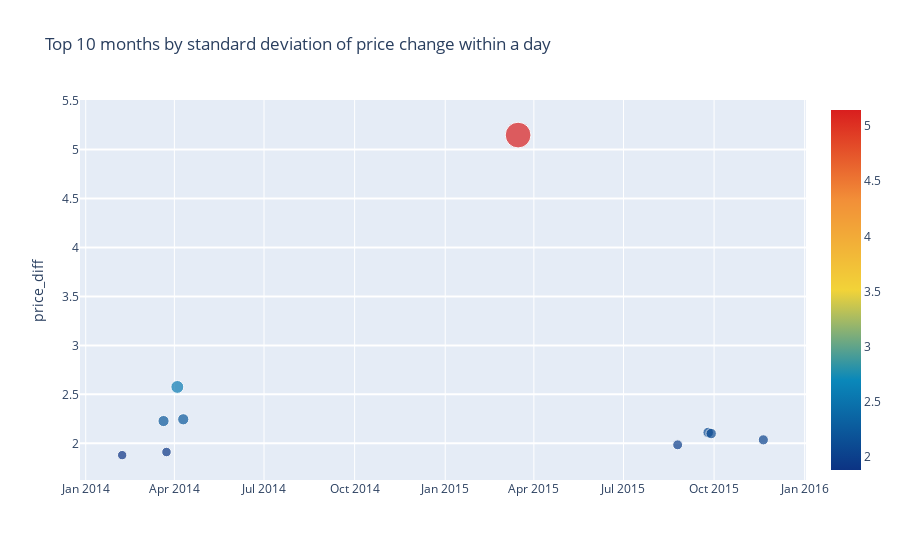

The notebook cell this image was saved under:
### Code cell
market_train_df['price_diff'] = market_train_df['close'] - market_train_df['open']
grouped = market_train_df.groupby(['time']).agg({'price_diff': ['std', 'min']}).reset_index()
g = grouped.sort_values(('price_diff', 'std'), ascending=False)[:10]
g['min_text'] = 'Maximum price drop: ' + (-1 * np.round(g['price_diff']['min'], 2)).astype(str)
trace = go.Scatter(
    x = g['time'].dt.strftime(date_format='%Y-%m-%d').values,
    y = g['price_diff']['std'].values,
    mode='markers',
    marker=dict(
        size = g['price_diff']['std'].values * 5,
        color = g['price_diff']['std'].values,
        colorscale='Portland',
        showscale=True
    ),
    text = g['min_text'].values
    #text = f"Maximum price drop: {g['price_diff']['min'].values}"
    #g['time'].dt.strftime(date_format='%Y-%m-%d').values
)
data = [trace]

layout= go.Layout(
    autosize= True,
    title= 'Top 10 months by standard deviation of price change within a day',
    hovermode= 'closest',
    yaxis=dict(
        title= 'price_diff',
        ticklen= 5,
        gridwidth= 2,
    ),
    showlegend= False
)
fig = go.Figure(data=data, layout=layout)
py.iplot(fig,filename='scatter2010')

### Figure 1 — Plotly figure (JSON) as saved in the notebook; plotly's stock layout.template omitted (floating-point values rounded to 4 significant figures)
{"data": [{"marker": {"color": [5.147, 2.576, 2.246, 2.228, 2.111, 2.1, 2.036, 1.985, 1.912, 1.88], "colorscale": [[0, "rgb(12,51,131)"], [0.25, "rgb(10,136,186)"], [0.5, "rgb(242,211,56)"], [0.75, "rgb(242,143,56)"], [1, "rgb(217,30,30)"]], "showscale": true, "size": [25.74, 12.88, 11.23, 11.14, 10.56, 10.5, 10.18, 9.924, 9.558, 9.399]}, "mode": "markers", "text": ["Maximum price drop: 207.21", "Maximum price drop: 67.27", "Maximum price drop: 54.42", "Maximum price drop: 48.15", "Maximum price drop: 45.73", "Maximum price drop: 43.2", "Maximum price drop: 75.81", "Maximum price drop: 26.87", "Maximum price drop: 47.07", "Maximum price drop: 4.15"], "type": "scatter", "x": ["2015-03-16", "2014-04-04", "2014-04-10", "2014-03-21", "2015-09-25", "2015-09-28", "2015-11-20", "2015-08-25", "2014-03-24", "2014-02-07"], "y": [5.147, 2.576, 2.246, 2.228, 2.111, 2.1, 2.036, 1.985, 1.912, 1.88]}], "layout": {"autosize": true, "hovermode": "closest", "showlegend": false, "title": {"text": "Top 10 months by standard deviation of price change within a day"}, "yaxis": {"gridwidth": 2, "ticklen": 5, "title": {"text": "price_diff"}}}}
